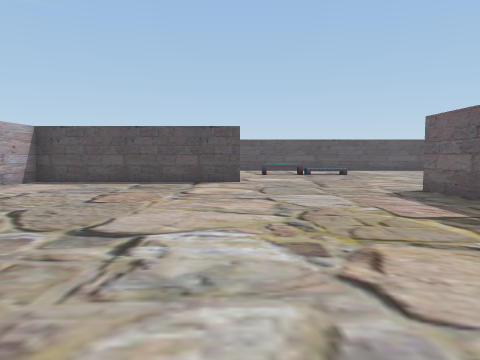
View 1 (above)

17 first-person views from a walk through a scene from a Unity 3-D project. The camera is 1.4 m above the floor, tilts 4° down and sees 70° across. The floor is counted in squares, 2 m on a side. Each view is taken from the middle of a square. On the plan, view 1 faces up. The plan holds only what a view shows up to about 11 squares ahead; the rest is blank. The player character is not drawn.

View 2
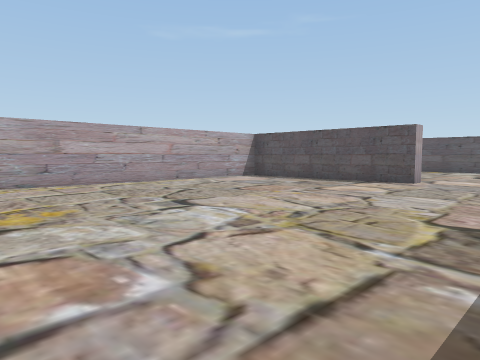

View 3
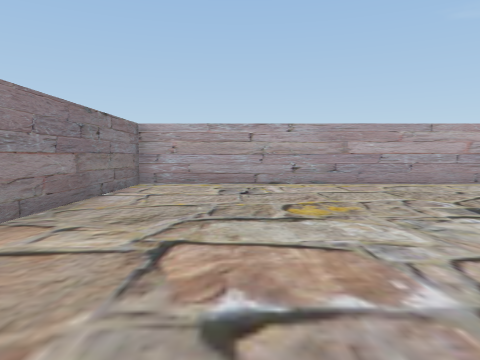

View 4
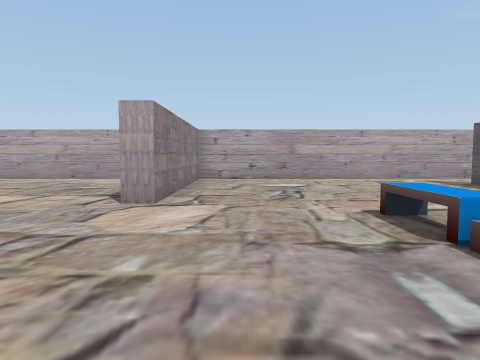

View 5
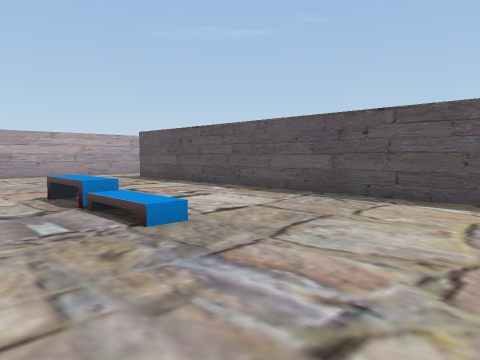

View 6
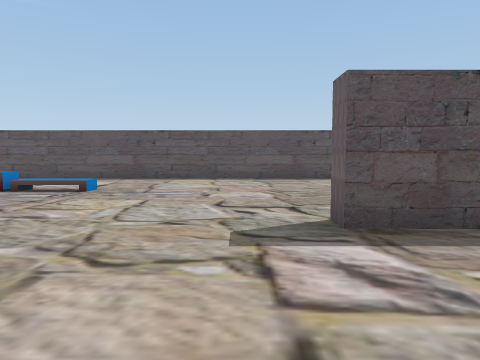

View 7
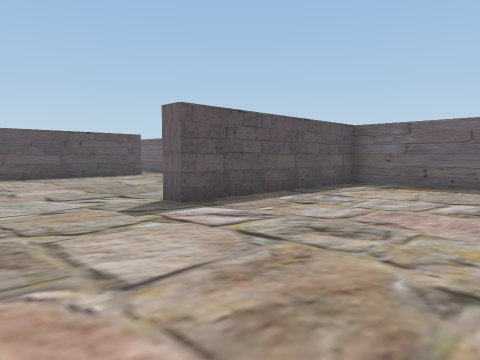

View 8
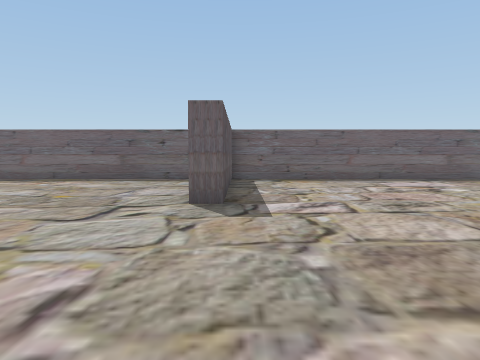

View 9
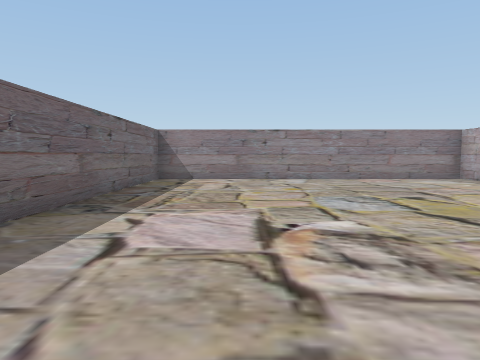

View 10
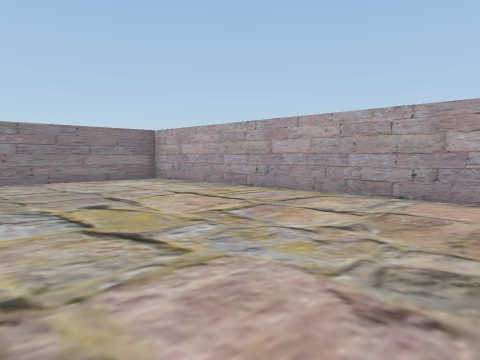

View 11
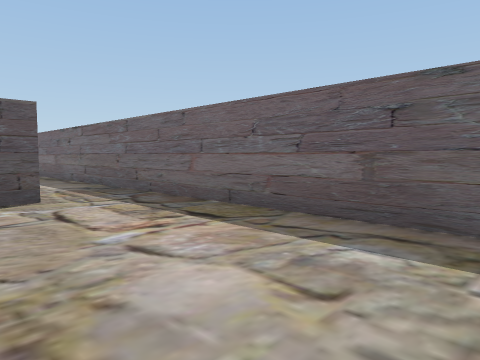

View 12
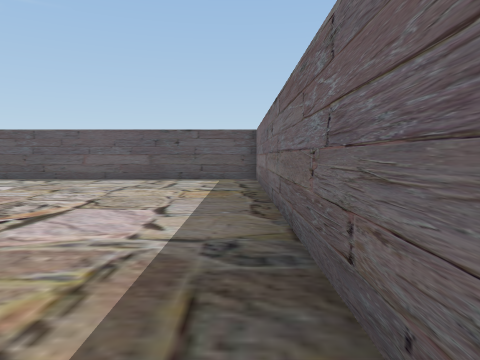

View 13
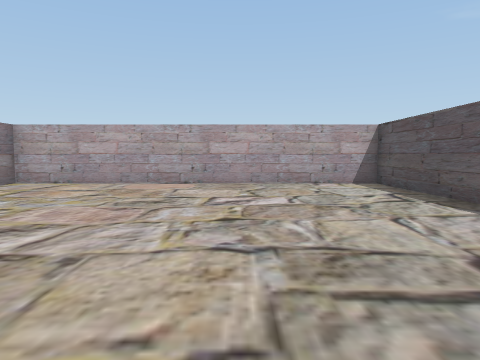

View 14
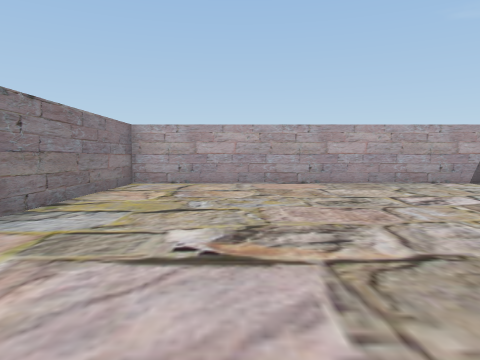

View 15
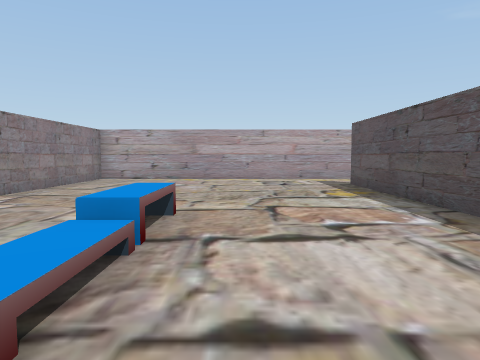

View 16
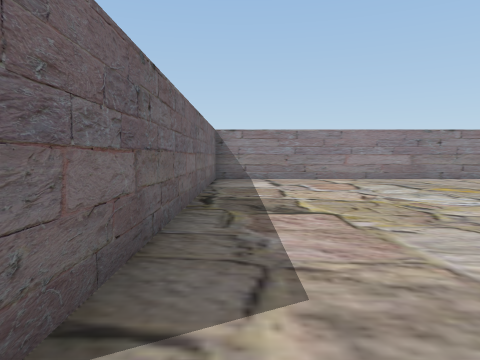

View 17
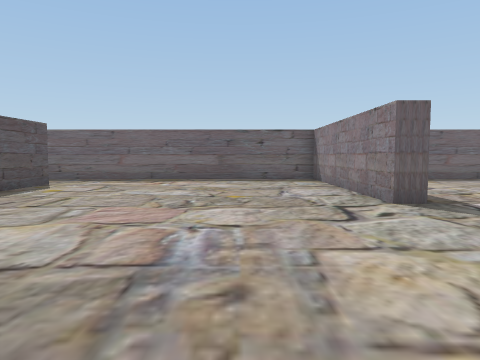

### Floor plan
Points are (right, up) in squares from view 1. A wall is a line through its corners. A room is listed if a view was taken in it or the views show most of it. See-through windows are left out.
Room 1 (views 1, 2, 3, 4, 5, 6, 7, 8, 9, 10, 11, 12, 15, 16, 17)
walls: (4.2, 6) (4.2, -2.5) (13.5, -2.5) (13.5, 9.2) (8, 9.2) (8, 9.8) (13.5, 9.8) (13.5, 17.5); (11.6, 16.8) (-3.5, 16.8); (-5.5, 18.1) (-5.5, 9.8) (0, 9.8) (0, 9.2) (-5.5, 9.2) (-5.5, -2.5) (3.7, -2.5) (3.7, 7)
ways out: opening at (12.5, 17) to room 2; opening at (-4.5, 17)
objects: bench (1, 13) to (2, 13)
Room 2 (views 13, 14)
walls: (13.5, 17.5) (13.5, 26.1); (13.6, 26.5) (4.2, 26.5) (4.2, 17.3) (9.1, 17.3)
ways out: opening at (12.5, 17) to room 1

Where each view was taken, in squares from view 1:
view 1: 0 up, 0 right, facing up
view 2: 0 up, 3 right, facing up-left
view 3: 0 up, 3 right, facing left
view 4: 11 up, 5 right, facing left
view 5: 11 up, 7 right, facing up-left
view 6: 6 up, 7 right, facing up
view 7: 5 up, 5 right, facing up-right
view 8: 9 up, 3 right, facing right
view 9: 8 up, 11 right, facing down
view 10: 7 up, 10 right, facing down-left
view 11: 11 up, 10 right, facing up-right
view 12: 16 up, 13 right, facing up
view 13: 23 up, 13 right, facing left
view 14: 20 up, 13 right, facing left
view 15: 14 up, 5 right, facing left
view 16: 8 up, 3 right, facing down
view 17: 12 up, 3 right, facing right
